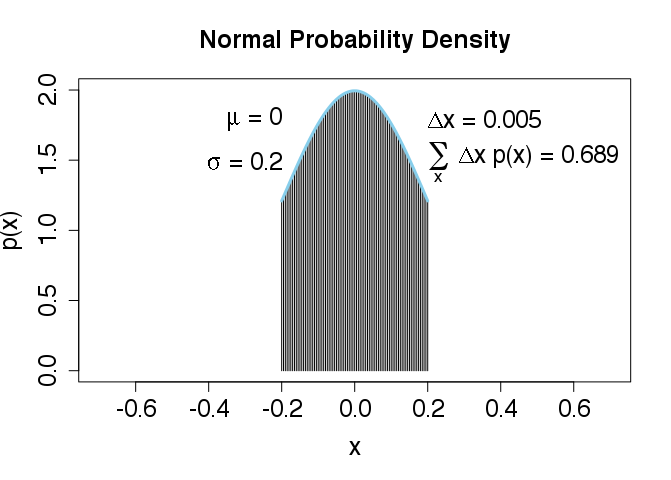

Write the R code that produced this figure.
source("DBDA2E-utilities.R")
# Graph of normal probability density function, with comb of intervals.
meanval = 0.0               # Specify mean of distribution.
sdval = 0.2                 # Specify standard deviation of distribution.
xlow  = meanval - sdval     # Specify low end of x-axis.
xhigh = meanval + sdval     # Specify high end of x-axis.
dx = sdval/40               # Specify interval width on x-axis
# Specify comb of points along the x axis:
x = seq( from = xlow , to = xhigh , by = dx )
# Compute y values, i.e., probability density at each value of x:
y = ( 1/(sdval*sqrt(2*pi)) ) * exp( -.5 * ((x-meanval)/sdval)^2 )
# Plot the function. "plot" draws the intervals. "lines" draws the bell curve.
openGraph(width=7,height=5)
plot( x , y , type="h" , lwd=1 , cex.axis=1.5, 
      xlim = c(meanval - 3.5*sdval, meanval + 3.5*sdval),
      ylim = c(0,2), xlab="x" , ylab="p(x)" , cex.lab=1.5 ,
      , main="Normal Probability Density" , cex.main=1.5 )
lines( x , y , lwd=3 ,  col="skyblue" )
# Approximate the integral as the sum of width * height for each interval.
area = sum( dx * y )
# Display info in the graph.
text( meanval-sdval , .9*max(y) , bquote( paste(mu ," = " ,.(meanval)) )
      , adj=c(1,.5) , cex=1.5 )
text( meanval-sdval , .75*max(y) , bquote( paste(sigma ," = " ,.(sdval)) )
      , adj=c(1,.5) , cex=1.5 )
text( meanval+sdval , .9*max(y) , bquote( paste(Delta , "x = " ,.(dx)) )
      , adj=c(0,.5) , cex=1.5 )
text( meanval+sdval , .75*max(y) ,
      bquote(
          paste( sum(,x,) , " " , Delta , "x p(x) = " , .(signif(area,3)) )
      ) , adj=c(0,.5) , cex=1.5 )
# Save the plot to an EPS file.
saveGraph( file = "Exercise-04-05" , type="png" )
